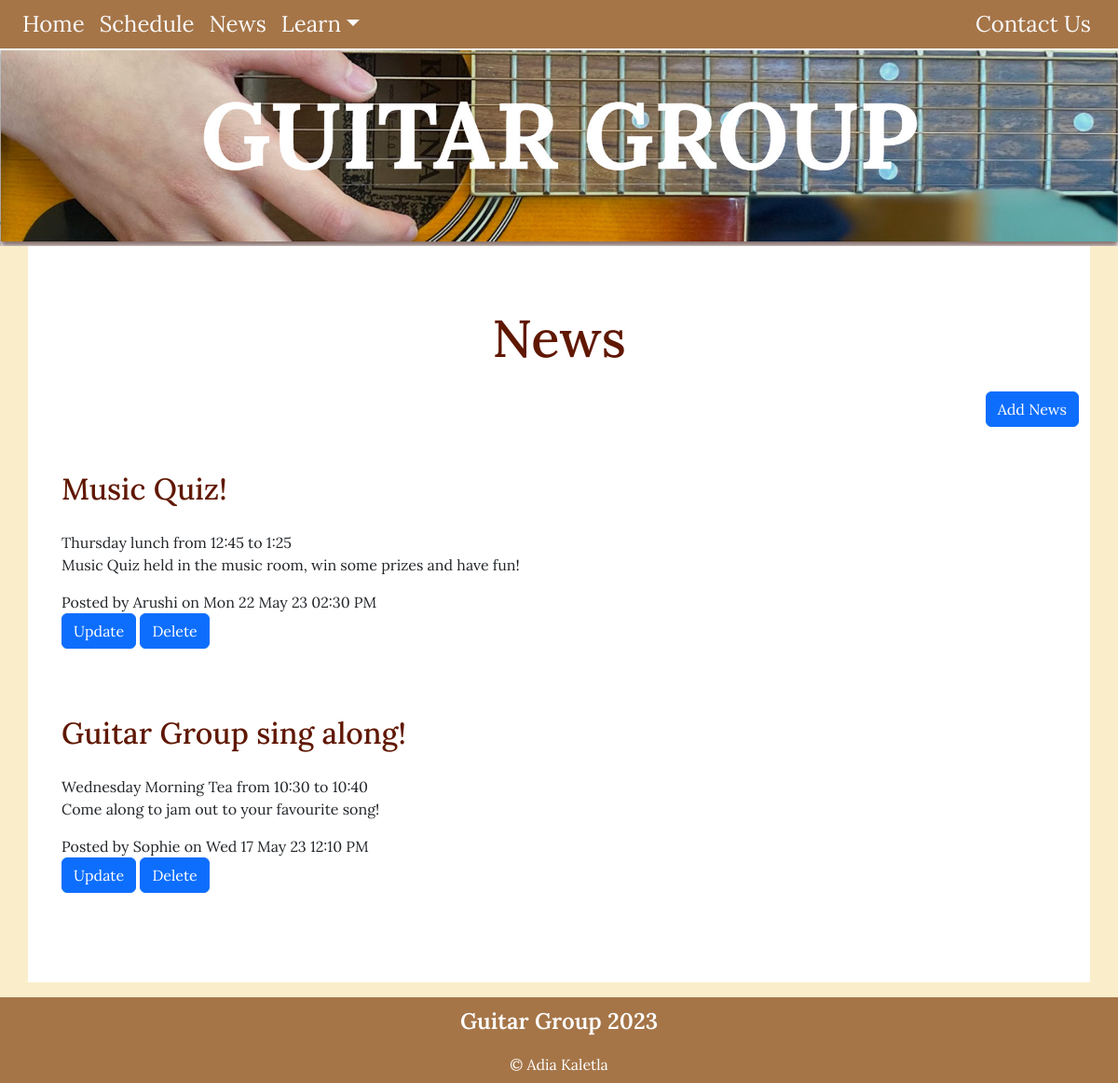
Page /news on the committed database.
### tables this page shows
CREATE TABLE news(
    news_id integer primary key autoincrement not null,
    title text not null unique,
    subtitle text not null unique,
    content text not null unique,
    newsdate date not null,
    member_id integer not null,
    foreign key(member_id) references member(member_id)
);

CREATE TABLE member(
    member_id integer primary key autoincrement not null,
    name text not null,
    email text not null unique,
    password text not null,
    authorisation integer not null
);

### server.py (the view)
@app.route('/news')
def news():
    sql = """select news.news_id, news.title, news.subtitle, news.content, news.newsdate, member.name
        from news
        join member on news.member_id= member.member_id
        order by news.newsdate desc;
        """
    result = run_search_query_tuples(sql, (), db_path, True)
    print(result)
    return render_template("news.html", news= result)

### db_functions.py (called while the page is built)
def run_search_query_tuples(sql_query,values_tuple, file_path, rowfactory=False):
    result = None
    try:
        db = sqlite3.connect(file_path)
        if rowfactory:
            db.row_factory = sqlite3.Row
        cursor = db.cursor()
        cursor.execute(sql_query,values_tuple)
        result = cursor.fetchall()
        cursor.close()
    except sqlite3.Error as error:
        print("Error running search query tuples: {}".format(error))
        return None
    db.close()
    if result is None:
        print("No search values were found")
    return result

### server.py (called while the page is built)
@app.template_filter()
def news_date(sqlite_dt):
    x = datetime.strptime(sqlite_dt, '%Y-%m-%d %H:%M:%S')
    return x.strftime("%a %d %b %y %I:%M %p")

### templates/news.html (shortened to what this page needs)
{% extends "layout.html" %}
{% block banner%}
static/images/mainbanner.jpg
{% endblock %}
{% block content%}
<div class="container-lg py-sm-5 py-1">
    <h1>News</h1>
    <div class="news p=4 my-4 text-end">
        <a class="btn btn-primary" href="{{ url_for('news_cud', id=0, task='add') }}">Add News</a>
    </div>
{% for row in news %}
<div class="news p-4 my-4">
    <h2> {{ row['title'] }} </h2>
        <div class="subtitle"> {{ row['subtitle'] }} </div>
        <p class="news-text"> {{ row['content'] | replace("\n", "<br>") | safe}} </p>
        <div class="news-meta">Posted by {{ row['name'] }} on {{row['newsdate'] | news_date }} </div>
        <div class="news-meta">
            <a class="btn btn-primary" href="{{ url_for('news_cud', id=row['news_id'], task='update') }}">Update</a>
            <a class="btn btn-primary" href="{{ url_for('news_cud', id=row['news_id'], task='delete') }}">Delete</a>
        </div>
</div>
{% endfor %}
</div>
{% endblock %}

### templates/layout.html (shortened to what this page needs)
<!DOCTYPE html>
<html lang="eng">
<head>
<link href="https://cdn.jsdelivr.net/npm/bootstrap@5.2.3/dist/css/bootstrap.min.css" rel="stylesheet">
<link rel="stylesheet" href="static/styles.css">
</head>
<body>
<div class="container-fluid">
<nav class="navbar navbar-expand-lg px-3 py-0 fixed-top">
    <div class="collapse navbar-collapse" id="collapsibleNavbar">
      <ul class="navbar-nav">
        <li class="nav-item">
          <a class="nav-link" href="{{ url_for('index') }}">Home</a>
        </li>
        <li class="nav-item">
          <a class="nav-link" href="{{ url_for('schedule') }}">Schedule</a>
        </li>
          <li class="nav-item">
          <a class="nav-link" href="{{ url_for('news') }}">News</a>
        </li>
        <li class="nav-item dropdown">
          <a class="nav-link dropdown-toggle" href="{{ url_for('learn') }}" role="button" data-bs-toggle="dropdown">Learn</a>
        </li>
      </ul>
<div class="ms-auto"><a class="nav-link btn btn-outline" href="{{ url_for('index') }}#loginform"> Contact Us </a></div>
    </div>
</nav>
    <div class=banner_adjust>
     <img class="img-fluid" src="{% block banner %}{% endblock %}">
    </div>
    </div>
{% block content %}
{% endblock %}
<footer class="container-fluid footer-content">
        <p> Guitar Group 2023 </p>
        <div>&copy; Adia Kaletla </div>
</footer>
</body>
</html>

### static/styles.css (style rules this page uses)
:root { --dutch-white: rgb(250, 237, 202); --charcol: rgb(54, 70, 82); --chamoisee: rgb(165, 117, 72); --black-bean: rgb(43, 5, 4); --blood-red: rgb(96, 23, 0); }
body { font-family: 'Lora', sans-serif; font-size: 100%; background-color: var(--dutch-white); }
h1 { font-size: 3.5em; color:var(--blood-red); text-align: center; font-weight: 500; margin: 0.3em; }
h2 { font-size: 2em; color:var(--blood-red); text-align: left; font-weight: 500; margin-bottom: 0.8em; }
.container-fluid { border: 0px solid blue; padding: 0; }
.container-lg { background-color:rgb(255,255,255); overflow: auto; }
.banner_adjust { margin-top: 3.2em; }
.navbar { --dutch-white: rgb(250, 237, 202); background-color: var(--chamoisee); border-bottom: 2px solid white; }
.nav-link { font-size: 1.5em; color:rgb(250,250,250); }
.btn-outline { padding: 0 0.5em; }
.footer-content { background-color: var(--chamoisee); text-align: center; padding: 0.5em 0 0.5em 0; color:white; margin-top: 1em; }
.footer-content p:first-child { font-weight: 600; font-size: 1.5em; }

### rows in the picture
news: title "Music Quiz!", subtitle "Thursday lunch from 12:45 to 1:25", content "Music Quiz held in the music room, win some prizes and have fun!", name "Arushi", newsdate|news_date "Mon 22 May 23 02:30 PM"
news: title "Guitar Group sing along!", subtitle "Wednesday Morning Tea from 10:30 to 10:40", content "Come along to jam out to your favourite song!", name "Sophie", newsdate|news_date "Wed 17 May 23 12:10 PM"
